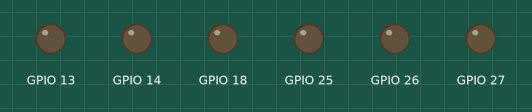
This program was run on a simulated ESP32 board running MicroPython. On the bench: output pins drawn as LEDs (lit = HIGH). At 12.7 s the program stops and its outputs stay as they are.

Above: at 0.05 s.
At 3.25 s:
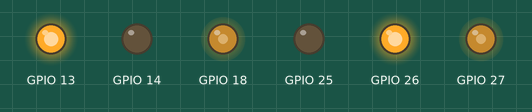
Timing chart, 0 to 5.5 s (numbered marks = the images above):
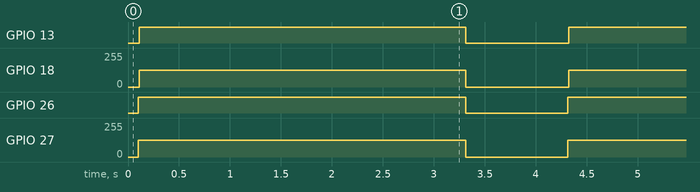

Measured:
- by itself, GPIO 13, GPIO 26: alternates HIGH for 3.2 s and LOW for 1.0 s
- by itself, GPIO 18, GPIO 27: alternates 127/255 for 3.2 s and 0/255 for 1.0 s

The program:

worked.py
```python
from machine import Pin, PWM
import time

# ------------------- Motor Class -------------------
class Motor:
    def __init__(self, IN1_pin, IN2_pin, EN_pin, pwm_freq=1000):
        self.in1 = Pin(IN1_pin, Pin.OUT)
        self.in2 = Pin(IN2_pin, Pin.OUT)
        self.enable = PWM(Pin(EN_pin))
        self.enable.freq(pwm_freq)

        # Ensure motor is stopped initially
        self.in1.value(0)
        self.in2.value(0)
        self.enable.duty_u16(0)
        time.sleep(0.05)  # small delay to let PWM initialize

    def forward(self, speed=1.0):
        duty = int(speed * 65535)
        self.in1.value(1)
        self.in2.value(0)
        self.enable.duty_u16(duty)

    def reverse(self, speed=1.0):
        duty = int(speed * 65535)
        self.in1.value(0)
        self.in2.value(1)
        self.enable.duty_u16(duty)

    def stop(self):
        self.in1.value(0)
        self.in2.value(0)
        self.enable.duty_u16(0)


# ------------------- Motor Controller -------------------
class MotorController:
    def __init__(self):
        # Initialize left motor first for reliable PWM
        self.left  = Motor(25, 26, 27)
        self.right = Motor(13, 14, 18)

    def forward(self, speed=1.0):
        self.left.forward(speed)
        self.right.forward(speed)

    def reverse(self, speed=1.0):
        self.left.reverse(speed)
        self.right.reverse(speed)

    def spin_left(self, speed=0.5):
        self.left.reverse(speed)
        time.sleep(0.01)  # ensure PWM is set
        self.right.forward(speed)

    def spin_right(self, speed=0.5):
        self.left.forward(speed)
        time.sleep(0.01)
        self.right.reverse(speed)

    def stop(self):
        self.left.stop()
        self.right.stop()


# ------------------- Main Test Sequence -------------------
motor = MotorController()


# 3. Spin left
motor.spin_left(0.5)
time.sleep(3.2)
motor.stop()
time.sleep(1)
motor.spin_left(0.5)
time.sleep(3.2)
motor.stop()
time.sleep(1)
motor.spin_left(0.5)
time.sleep(3.2)
motor.stop()
time.sleep(1)
```
